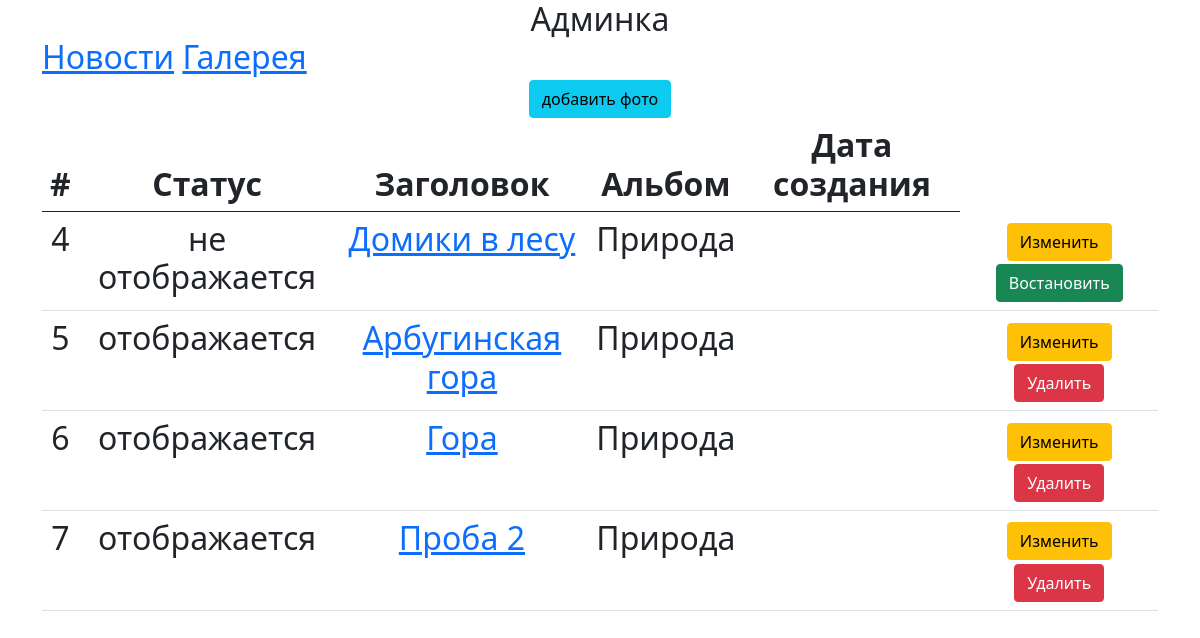
The page /myadmin/albums/1/photos/ on the database its author committed.
### mane/models.py (models this page shows, shortened)
class Photo(models.Model):
    title = models.CharField(max_length=150, verbose_name='Заголовок')
    album = models.ForeignKey(Album, on_delete=models.CASCADE, blank=True, null=True, verbose_name='Альбом')
    description = models.TextField(blank=True, null=True, verbose_name='Описание')
    photo = models.ImageField(upload_to='photos/', verbose_name='Фото')
    liked = models.IntegerField(default=0, verbose_name='Количество лайков')
    is_active = models.BooleanField(default=True)
    class Meta:
        verbose_name = 'фотографию'
        verbose_name_plural = 'фотографии'

class Album(models.Model):
    title = models.CharField(max_length=150, verbose_name='Заголовок')
    description = models.TextField(blank=True, null=True, verbose_name='Описание')
    date = models.DateTimeField(auto_now_add=True, verbose_name='Дата создания', blank=True, null=True)
    is_active = models.BooleanField(default=True)
    def __str__(self):
        return f'{self.title}'
    class Meta:
        verbose_name = 'альбом'
        verbose_name_plural = 'альбомы'

### adminapp/views/album.py (the view)
# urls.py: path('albums/<album_pk>/photos/', admin_views.PhotoListView.as_view(), name='album_photo_list'),
class PhotoListView(ListView):
    model = Photo
    template_name = 'adminapp/photo_list.html'
    def get_context_data(self, *, object_list=None, **kwargs):
        context_data = super().get_context_data()
        context_data['album_pk'] = self.kwargs['album_pk']
        return context_data
    def get_queryset(self):
        return super().get_queryset().filter(album__pk=self.kwargs['album_pk'])

### adminapp/templates/adminapp/photo_list.html
{% extends 'adminapp/base.html' %}
{% block content %}
    <div class="row">
        <div class="col-12">
            <a class="btn btn-info" href="{% url 'adminapp:photo_create' album_pk %}">добавить фото</a>
        </div>
        <div class="col-12">
            <table class="table">
                <thead>
                <tr>
                    <th>#</th>
                    <th>Статус</th>
                    <th>Заголовок</th>
                    <th>Альбом</th>
                    <th>Дата создания</th>
                </tr>
                </thead>
                <tbody>
                {% for object in object_list %}
                    <tr>
                        <td>{{ object.pk }}</td>
                        <td>
                            {% if object.is_active %}
                                отображается
                            {% else %}
                                не  отображается
                            {% endif %}
                        </td>
                        <td> <a class="btm btm-link" href="{% url 'adminapp:photo_read' object.pk %}">
                                {{ object.title }}
                            </a>
                        </td>
                        <td> {{ object.album }} </td>
                        <td>{{ object.date|date:"d-m-y" }} </td>
                        <td>
                            <a class="btn btn-warning" href="{% url 'adminapp:photo_update' object.pk %}"> Изменить</a>
                            {% if object.is_active %}
                                <a class="btn btn-danger" href="{% url 'adminapp:photo_delete' object.pk %}">
                                    Удалить</a>
                            {% else %}
                                <a class="btn btn-success" href="{% url 'adminapp:photo_delete' object.pk %}">
                                    Востановить</a>
                            {% endif %}
                        </td>
                    </tr>
                {% endfor %}
                </tbody>
            </table>
        </div>
    </div>
{% endblock %}

### rows shown on the page
Photo: pk "4", is_active "не отображается", title "Домики в лесу", album "Природа"
Photo: pk "5", is_active "отображается", title "Арбугинская гора", album "Природа"
Photo: pk "6", is_active "отображается", title "Гора", album "Природа"
Photo: pk "7", is_active "отображается", title "Проба 2", album "Природа"
